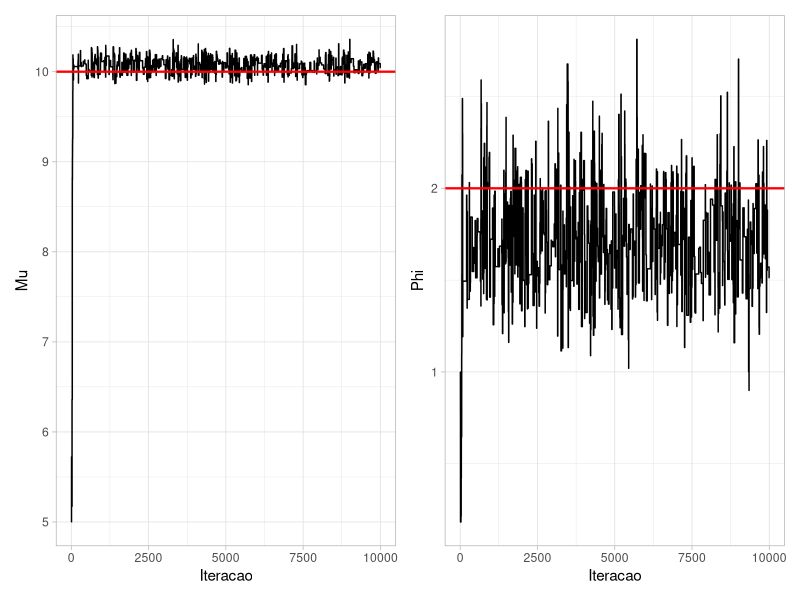
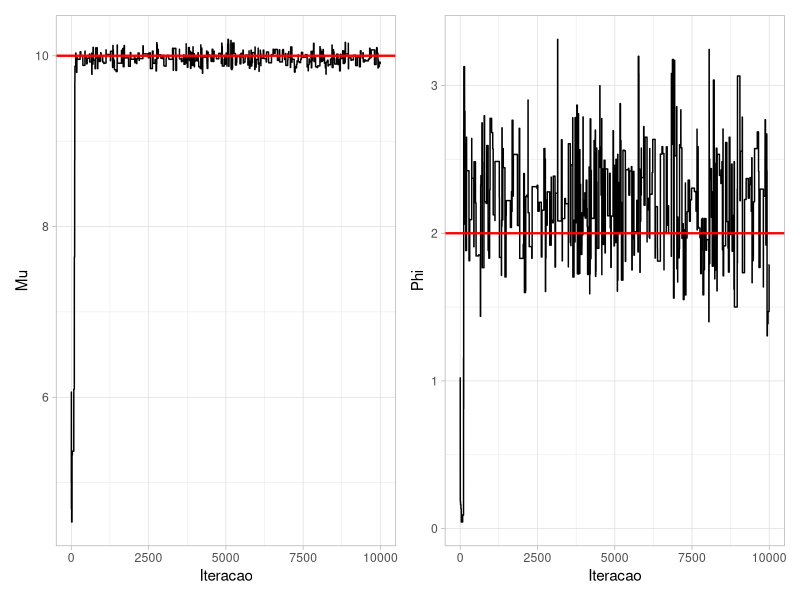
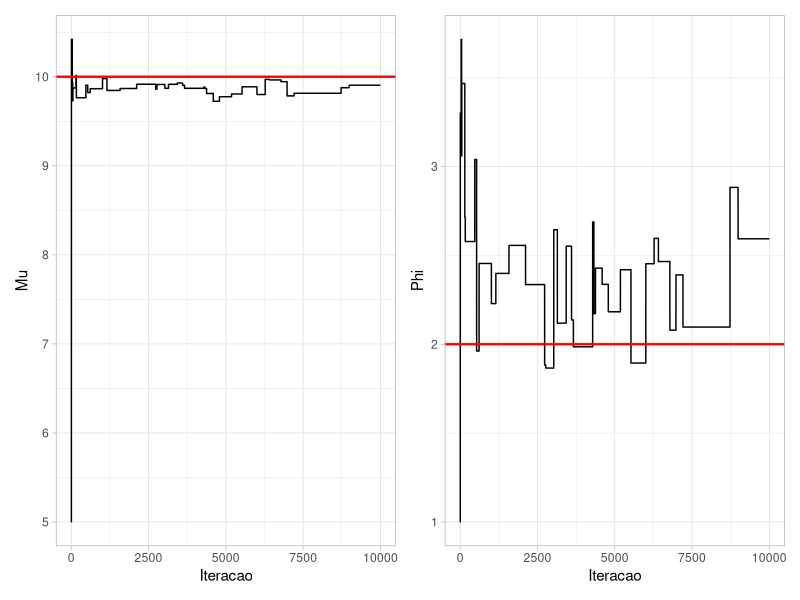

Source code (R) for these figures, in order:
## ---- chunk 1
library(tidyverse)
library(ggplot2)
library(patchwork)
## ---- chunk 2

rm(list = ls(all = TRUE))

# gerando dados artificiais.
n = 100
# tamanho amostral.
mu_real = 10
# mu real.
phi_real = 2
# phi real.
y = rnorm(n,mu_real,sqrt(1/phi_real))
# especificacoes a priori: mu ~ N(m,v) e phi ~ Ga(a,b).
m = 5; v = 10; a = 0.1; b = 0.1;

# semente de inicializacao das cadeias MCMC
mu = 5; phi = 1;

# variancia da distribuicao geradora de propostas.
nu = 0.5 # cadidato gerado da N(valor_atual, nu).

# alguns termos presentes no núcleo a posteriori.
as = a + n/2; bs = b + sum(y^2)/2;
N = 10000

# objetos auxiliares para salvar cadeias e taxa de aceitacao.
save_mu = mu; save_phi = phi; ARate = 0

for(j in 1:N){
  mu_c = rnorm(1,mu,sqrt(nu)) # gere o candidado mu.
  phi_c = rnorm(1,phi,sqrt(nu)) # gere o candidado phi.

  # se phi_c < 0 ou phi_c = 0, rejeite mu_c e phi_c e siga para a iteracao j+1
  
  if(phi_c > 0){
    
    # --- CÁLCULOS PARA O ESTADO CANDIDATO (c) ---
    vs_c <- 1 / (n * phi_c + 1 / v)
    ms_c <- vs_c* (phi_c * sum(y) + m / v)

    logR1_1 <- -((mu_c - ms_c)^2 / (2 * vs_c)) +
      (ms_c^2 / (2 * vs_c)) +
      (as - 1) * log(phi_c) -
      (phi_c * bs)
      
    # --- CÁLCULOS PARA O ESTADO ATUAL ---
    vs <- 1 / (n * phi + 1 / v)
    ms <- vs * (phi * sum(y) + m / v)

    logR1_2 <- -((mu - ms)^2 / (2 * vs)) +
      (ms^2 / (2 * vs)) +
      (as - 1) * log(phi) -
      (phi * bs)

    # A razão de aceitação
    logR1 = logR1_1 - logR1_2

    # calcule a razao R2 (escala log). Razao entre as funcoes geradoras
    dp = sqrt(nu)
    logR2_1 = dnorm(mu, mu_c, dp, log=TRUE) + dnorm(phi, phi_c, dp, log=TRUE)
    logR2_2 = dnorm(mu_c, mu, dp, log=TRUE) + dnorm(phi_c, phi, dp, log=TRUE)
    logR2 = logR2_1 - logR2_2
        
    alpha = exp(min(0,(logR1+logR2))) # prob. de aceitacao
    # teste de aceitacao/rejeicao.
    if(runif(1,0,1) < alpha){ mu = mu_c; phi = phi_c; ARate = ARate + 1 }
  }
  # salvando cadeia.
  save_mu = c(save_mu, mu)
  save_phi = c(save_phi, phi)
}

df_mu <- data.frame(Mu = save_mu, Iteracao = 1:(N+1))
df_phi <- data.frame(Phi = save_phi, Iteracao = 1:(N+1))


grafico1 <- ggplot(df_mu, aes(x = Iteracao, y = Mu)) + 
  geom_line() + 
  geom_hline(yintercept = mu_real, color = "red", 
             linetype = "solid", size = 0.8) +
  theme_light()

grafico2 <- ggplot(df_phi, aes(x = Iteracao, y = Phi)) + 
  geom_line() + 
  geom_hline(yintercept = phi_real, color = "red", 
             linetype = "solid", size = 0.8) +
  theme_light()

grafico1 + grafico2

cat("Taxa de aceitacao: ", sum(ARate)/N)

## ---- chunk 3

rm(list = ls(all = TRUE))

# gerando dados artificiais.
n = 100
# tamanho amostral.
mu_real = 10
# mu real.
phi_real = 2
# phi real.
y = rnorm(n,mu_real,sqrt(1/phi_real))
# especificacoes a priori: mu ~ N(m,v) e phi ~ Ga(a,b).
m = 5; v = 10; a = 0.1; b = 0.1;

# semente de inicializacao das cadeias MCMC
mu = 5; phi = 1;

# variancia da distribuicao geradora de propostas.
nu = 1 # cadidato gerado da N(valor_atual, nu).

# alguns termos presentes no núcleo a posteriori.
as = a + n/2; bs = b + sum(y^2)/2;
N = 10000

# objetos auxiliares para salvar cadeias e taxa de aceitacao.
save_mu = mu; save_phi = phi; ARate = 0

for(j in 1:N){
  mu_c = rnorm(1,mu,sqrt(nu)) # gere o candidado mu.
  phi_c = rnorm(1,phi,sqrt(nu)) # gere o candidado phi.

  # se phi_c < 0 ou phi_c = 0, rejeite mu_c e phi_c e siga para a iteracao j+1
  
  if(phi_c > 0){
    
    # --- CÁLCULOS PARA O ESTADO CANDIDATO (c) ---
    vs_c <- 1 / (n * phi_c + 1 / v)
    ms_c <- vs_c* (phi_c * sum(y) + m / v)

    logR1_1 <- -((mu_c - ms_c)^2 / (2 * vs_c)) +
      (ms_c^2 / (2 * vs_c)) +
      (as - 1) * log(phi_c) -
      (phi_c * bs)
      
    # --- CÁLCULOS PARA O ESTADO ATUAL ---
    vs <- 1 / (n * phi + 1 / v)
    ms <- vs * (phi * sum(y) + m / v)

    logR1_2 <- -((mu - ms)^2 / (2 * vs)) +
      (ms^2 / (2 * vs)) +
      (as - 1) * log(phi) -
      (phi * bs)

    # A razão de aceitação
    logR1 = logR1_1 - logR1_2

    # calcule a razao R2 (escala log). Razao entre as funcoes geradoras
    dp = sqrt(nu)
    logR2_1 = dnorm(mu, mu_c, dp, log=TRUE) + dnorm(phi, phi_c, dp, log=TRUE)
    logR2_2 = dnorm(mu_c, mu, dp, log=TRUE) + dnorm(phi_c, phi, dp, log=TRUE)
    logR2 = logR2_1 - logR2_2
        
    alpha = exp(min(0,(logR1+logR2))) # prob. de aceitacao
    # teste de aceitacao/rejeicao.
    if(runif(1,0,1) < alpha){ mu = mu_c; phi = phi_c; ARate = ARate + 1 }
  }
  # salvando cadeia.
  save_mu = c(save_mu, mu)
  save_phi = c(save_phi, phi)
}

df_mu <- data.frame(Mu = save_mu, Iteracao = 1:(N+1))
df_phi <- data.frame(Phi = save_phi, Iteracao = 1:(N+1))


grafico1 <- ggplot(df_mu, aes(x = Iteracao, y = Mu)) + 
  geom_line() + 
  geom_hline(yintercept = mu_real, color = "red", 
             linetype = "solid", size = 0.8) +
  theme_light()

grafico2 <- ggplot(df_phi, aes(x = Iteracao, y = Phi)) + 
  geom_line() + 
  geom_hline(yintercept = phi_real, color = "red", 
             linetype = "solid", size = 0.8) +
  theme_light()

grafico1 + grafico2

cat("Taxa de aceitacao: ", sum(ARate)/N)

## ---- chunk 4

rm(list = ls(all = TRUE))

# gerando dados artificiais.
n = 100
# tamanho amostral.
mu_real = 10
# mu real.
phi_real = 2
# phi real.
y = rnorm(n,mu_real,sqrt(1/phi_real))
# especificacoes a priori: mu ~ N(m,v) e phi ~ Ga(a,b).
m = 5; v = 10; a = 0.1; b = 0.1;

# semente de inicializacao das cadeias MCMC
mu = 5; phi = 1;

# variancia da distribuicao geradora de propostas.
nu = 10 # cadidato gerado da N(valor_atual, nu).

# alguns termos presentes no núcleo a posteriori.
as = a + n/2; bs = b + sum(y^2)/2;
N = 10000

# objetos auxiliares para salvar cadeias e taxa de aceitacao.
save_mu = mu; save_phi = phi; ARate = 0

for(j in 1:N){
  mu_c = rnorm(1,mu,sqrt(nu)) # gere o candidado mu.
  phi_c = rnorm(1,phi,sqrt(nu)) # gere o candidado phi.

  # se phi_c < 0 ou phi_c = 0, rejeite mu_c e phi_c e siga para a iteracao j+1
  
  if(phi_c > 0){
    
    # --- CÁLCULOS PARA O ESTADO CANDIDATO (c) ---
    vs_c <- 1 / (n * phi_c + 1 / v)
    ms_c <- vs_c* (phi_c * sum(y) + m / v)

    logR1_1 <- -((mu_c - ms_c)^2 / (2 * vs_c)) +
      (ms_c^2 / (2 * vs_c)) +
      (as - 1) * log(phi_c) -
      (phi_c * bs)
      
    # --- CÁLCULOS PARA O ESTADO ATUAL ---
    vs <- 1 / (n * phi + 1 / v)
    ms <- vs * (phi * sum(y) + m / v)

    logR1_2 <- -((mu - ms)^2 / (2 * vs)) +
      (ms^2 / (2 * vs)) +
      (as - 1) * log(phi) -
      (phi * bs)

    # A razão de aceitação
    logR1 = logR1_1 - logR1_2

    # calcule a razao R2 (escala log). Razao entre as funcoes geradoras
    dp = sqrt(nu)
    logR2_1 = dnorm(mu, mu_c, dp, log=TRUE) + dnorm(phi, phi_c, dp, log=TRUE)
    logR2_2 = dnorm(mu_c, mu, dp, log=TRUE) + dnorm(phi_c, phi, dp, log=TRUE)
    logR2 = logR2_1 - logR2_2
        
    alpha = exp(min(0,(logR1+logR2))) # prob. de aceitacao
    # teste de aceitacao/rejeicao.
    if(runif(1,0,1) < alpha){ mu = mu_c; phi = phi_c; ARate = ARate + 1 }
  }
  # salvando cadeia.
  save_mu = c(save_mu, mu)
  save_phi = c(save_phi, phi)
}

df_mu <- data.frame(Mu = save_mu, Iteracao = 1:(N+1))
df_phi <- data.frame(Phi = save_phi, Iteracao = 1:(N+1))


grafico1 <- ggplot(df_mu, aes(x = Iteracao, y = Mu)) + 
  geom_line() + 
  geom_hline(yintercept = mu_real, color = "red", 
             linetype = "solid", size = 0.8) +
  theme_light()

grafico2 <- ggplot(df_phi, aes(x = Iteracao, y = Phi)) + 
  geom_line() + 
  geom_hline(yintercept = phi_real, color = "red", 
             linetype = "solid", size = 0.8) +
  theme_light()

grafico1 + grafico2

cat("Taxa de aceitacao: ", sum(ARate)/N)

